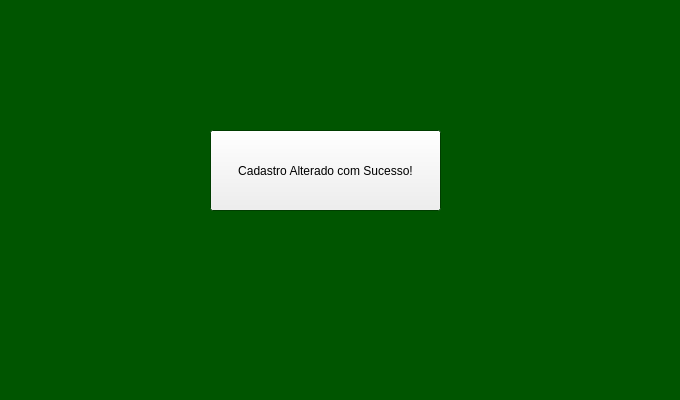
<?xml version="1.0" encoding="UTF-8"?>
<ui version="4.0">
 <class>Partidos6</class>
 <widget class="QWidget" name="Partidos6">
  <property name="geometry">
   <rect>
    <x>0</x>
    <y>0</y>
    <width>680</width>
    <height>400</height>
   </rect>
  </property>
  <property name="palette">
   <palette>
    <active>
     <colorrole role="Text">
      <brush brushstyle="SolidPattern">
       <color alpha="255">
        <red>0</red>
        <green>0</green>
        <blue>0</blue>
       </color>
      </brush>
     </colorrole>
     <colorrole role="Base">
      <brush brushstyle="SolidPattern">
       <color alpha="255">
        <red>255</red>
        <green>255</green>
        <blue>255</blue>
       </color>
      </brush>
     </colorrole>
     <colorrole role="Window">
      <brush brushstyle="SolidPattern">
       <color alpha="255">
        <red>0</red>
        <green>85</green>
        <blue>0</blue>
       </color>
      </brush>
     </colorrole>
    </active>
    <inactive>
     <colorrole role="Text">
      <brush brushstyle="SolidPattern">
       <color alpha="255">
        <red>0</red>
        <green>0</green>
        <blue>0</blue>
       </color>
      </brush>
     </colorrole>
     <colorrole role="Base">
      <brush brushstyle="SolidPattern">
       <color alpha="255">
        <red>255</red>
        <green>255</green>
        <blue>255</blue>
       </color>
      </brush>
     </colorrole>
     <colorrole role="Window">
      <brush brushstyle="SolidPattern">
       <color alpha="255">
        <red>0</red>
        <green>85</green>
        <blue>0</blue>
       </color>
      </brush>
     </colorrole>
    </inactive>
    <disabled>
     <colorrole role="Text">
      <brush brushstyle="SolidPattern">
       <color alpha="255">
        <red>120</red>
        <green>120</green>
        <blue>120</blue>
       </color>
      </brush>
     </colorrole>
     <colorrole role="Base">
      <brush brushstyle="SolidPattern">
       <color alpha="255">
        <red>0</red>
        <green>85</green>
        <blue>0</blue>
       </color>
      </brush>
     </colorrole>
     <colorrole role="Window">
      <brush brushstyle="SolidPattern">
       <color alpha="255">
        <red>0</red>
        <green>85</green>
        <blue>0</blue>
       </color>
      </brush>
     </colorrole>
    </disabled>
   </palette>
  </property>
  <property name="windowTitle">
   <string>Form</string>
  </property>
  <widget class="QPushButton" name="pushButton_2">
   <property name="geometry">
    <rect>
     <x>210</x>
     <y>130</y>
     <width>231</width>
     <height>81</height>
    </rect>
   </property>
   <property name="text">
    <string>Cadastro Alterado com Sucesso!</string>
   </property>
  </widget>
 </widget>
 <resources/>
 <connections/>
</ui>
